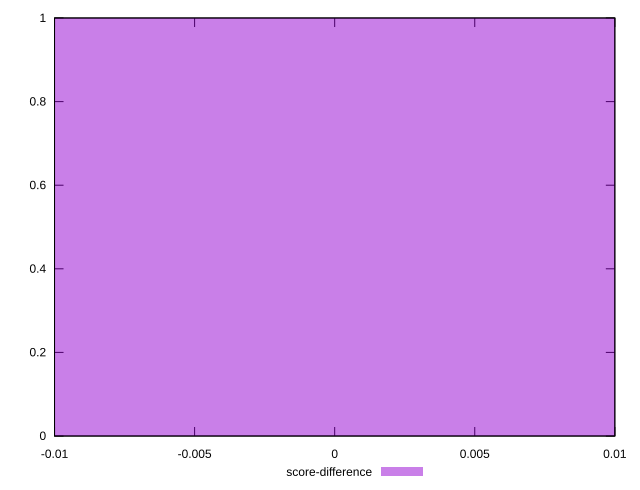

Here is the gnuplot script that generated this plot:
reset

$scoreDifference <<EOF
0 1
EOF

set key outside below
set boxwidth 0.1
set xrange [-0.01:0.01]
set yrange [0:1]
set trange [0:1]
set style fill transparent solid 0.5 noborder
set terminal svg size 640, 490 enhanced background rgb 'white'
set output "reports/report_00033_2021-03-01T14-23-16.841Z/speed-index/samples/astro/score-difference/histogram.svg"

plot $scoreDifference title "score-difference" with boxes

reset
